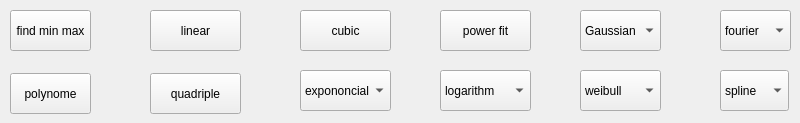
           <widget class="QWidget" name="Biology_page">
            <property name="styleSheet">
             <string notr="true"/>
            </property>
            <widget class="QPushButton" name="min_max">
             <property name="geometry">
              <rect>
               <x>10</x>
               <y>10</y>
               <width>81</width>
               <height>41</height>
              </rect>
             </property>
             <property name="styleSheet">
              <string notr="true"/>
             </property>
             <property name="text">
              <string>find min max</string>
             </property>
            </widget>
            <widget class="QPushButton" name="Polynome">
             <property name="geometry">
              <rect>
               <x>10</x>
               <y>73</y>
               <width>81</width>
               <height>41</height>
              </rect>
             </property>
             <property name="text">
              <string>polynome</string>
             </property>
            </widget>
            <widget class="QPushButton" name="linear">
             <property name="geometry">
              <rect>
               <x>150</x>
               <y>10</y>
               <width>91</width>
               <height>41</height>
              </rect>
             </property>
             <property name="text">
              <string>linear</string>
             </property>
            </widget>
            <widget class="QToolButton" name="quadraple">
             <property name="geometry">
              <rect>
               <x>150</x>
               <y>73</y>
               <width>91</width>
               <height>41</height>
              </rect>
             </property>
             <property name="text">
              <string>quadriple</string>
             </property>
            </widget>
            <widget class="QPushButton" name="cubic">
             <property name="geometry">
              <rect>
               <x>300</x>
               <y>10</y>
               <width>91</width>
               <height>41</height>
              </rect>
             </property>
             <property name="text">
              <string>cubic</string>
             </property>
            </widget>
            <widget class="QComboBox" name="expo_2">
             <property name="geometry">
              <rect>
               <x>300</x>
               <y>70</y>
               <width>91</width>
               <height>41</height>
              </rect>
             </property>
             <item>
              <property name="text">
               <string>expononcial</string>
              </property>
             </item>
             <item>
              <property name="text">
               <string>double expononcial</string>
              </property>
             </item>
             <item>
              <property name="text">
               <string>triple expononcial</string>
              </property>
             </item>
            </widget>
            <widget class="QPushButton" name="power">
             <property name="geometry">
              <rect>
               <x>440</x>
               <y>10</y>
               <width>91</width>
               <height>41</height>
              </rect>
             </property>
             <property name="text">
              <string>power fit</string>
             </property>
            </widget>
            <widget class="QComboBox" name="log">
             <property name="geometry">
              <rect>
               <x>440</x>
               <y>70</y>
               <width>91</width>
               <height>41</height>
              </rect>
             </property>
             <item>
              <property name="text">
               <string>logarithm</string>
              </property>
             </item>
             <item>
              <property name="text">
               <string>logistic</string>
              </property>
             </item>
            </widget>
            <widget class="QComboBox" name="gauss">
             <property name="geometry">
              <rect>
               <x>580</x>
               <y>10</y>
               <width>81</width>
               <height>41</height>
              </rect>
             </property>
             <item>
              <property name="text">
               <string>Gaussian</string>
              </property>
             </item>
             <item>
              <property name="text">
               <string>lorenzian</string>
              </property>
             </item>
             <item>
              <property name="text">
               <string>voigt</string>
              </property>
             </item>
            </widget>
            <widget class="QComboBox" name="weibull">
             <property name="geometry">
              <rect>
               <x>580</x>
               <y>70</y>
               <width>81</width>
               <height>41</height>
              </rect>
             </property>
             <item>
              <property name="text">
               <string>weibull</string>
              </property>
             </item>
             <item>
              <property name="text">
               <string>segmoidal</string>
              </property>
             </item>
             <item>
              <property name="text">
               <string>meichaelis-menten</string>
              </property>
             </item>
             <item>
              <property name="text">
               <string>hill</string>
              </property>
             </item>
             <item>
              <property name="text">
               <string>gompertz</string>
              </property>
             </item>
            </widget>
            <widget class="QComboBox" name="fourier">
             <property name="geometry">
              <rect>
               <x>720</x>
               <y>10</y>
               <width>71</width>
               <height>41</height>
              </rect>
             </property>
             <item>
              <property name="text">
               <string>fourier</string>
              </property>
             </item>
             <item>
              <property name="text">
               <string>sine</string>
              </property>
             </item>
             <item>
              <property name="text">
               <string>cosine</string>
              </property>
             </item>
            </widget>
            <widget class="QComboBox" name="spline">
             <property name="geometry">
              <rect>
               <x>720</x>
               <y>70</y>
               <width>69</width>
               <height>41</height>
              </rect>
             </property>
             <item>
              <property name="text">
               <string>spline</string>
              </property>
             </item>
             <item>
              <property name="text">
               <string>lowess</string>
              </property>
             </item>
             <item>
              <property name="text">
               <string>Savitzky-Golay </string>
              </property>
             </item>
            </widget>
           </widget>
